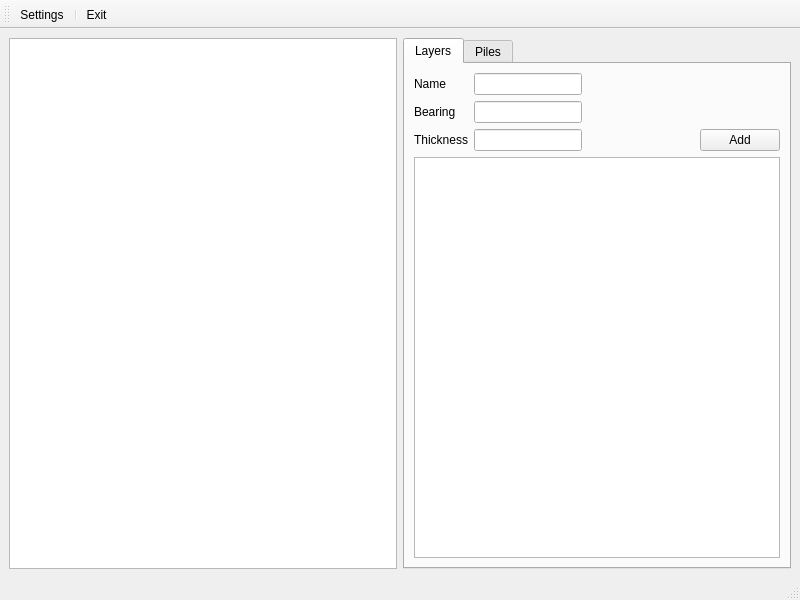
<?xml version="1.0" encoding="UTF-8"?>
<ui version="4.0">
 <class>MainWindow</class>
 <widget class="QMainWindow" name="MainWindow">
  <property name="geometry">
   <rect>
    <x>0</x>
    <y>0</y>
    <width>800</width>
    <height>600</height>
   </rect>
  </property>
  <property name="windowTitle">
   <string>AGeo</string>
  </property>
  <property name="windowIcon">
   <iconset resource="icons.qrc">
    <normaloff>:/ui/icons/Rock.png</normaloff>:/ui/icons/Rock.png</iconset>
  </property>
  <widget class="QWidget" name="centralwidget">
   <layout class="QHBoxLayout" name="horizontalLayout">
    <item>
     <widget class="QGraphicsView" name="pilesGraphicsView"/>
    </item>
    <item>
     <widget class="QTabWidget" name="tabWidget">
      <property name="currentIndex">
       <number>0</number>
      </property>
      <widget class="QWidget" name="layersTab">
       <attribute name="title">
        <string>Layers</string>
       </attribute>
       <layout class="QVBoxLayout" name="verticalLayout">
        <item>
         <layout class="QGridLayout" name="gridLayout">
          <item row="2" column="3">
           <widget class="QPushButton" name="addLayerButton">
            <property name="text">
             <string>Add</string>
            </property>
            <property name="icon">
             <iconset resource="icons.qrc">
              <normaloff>:/ui/icons/Plus.png</normaloff>:/ui/icons/Plus.png</iconset>
            </property>
           </widget>
          </item>
          <item row="0" column="1">
           <widget class="QLineEdit" name="layerName"/>
          </item>
          <item row="1" column="0">
           <widget class="QLabel" name="label_2">
            <property name="text">
             <string>Bearing</string>
            </property>
           </widget>
          </item>
          <item row="1" column="2" colspan="2">
           <spacer name="horizontalSpacer_2">
            <property name="orientation">
             <enum>Qt::Horizontal</enum>
            </property>
            <property name="sizeHint" stdset="0">
             <size>
              <width>40</width>
              <height>20</height>
             </size>
            </property>
           </spacer>
          </item>
          <item row="0" column="2" colspan="2">
           <spacer name="horizontalSpacer">
            <property name="orientation">
             <enum>Qt::Horizontal</enum>
            </property>
            <property name="sizeHint" stdset="0">
             <size>
              <width>40</width>
              <height>20</height>
             </size>
            </property>
           </spacer>
          </item>
          <item row="1" column="1">
           <widget class="QLineEdit" name="layerBearing"/>
          </item>
          <item row="2" column="1">
           <widget class="QLineEdit" name="layerThikcness"/>
          </item>
          <item row="2" column="0">
           <widget class="QLabel" name="label_3">
            <property name="text">
             <string>Thickness</string>
            </property>
           </widget>
          </item>
          <item row="0" column="0">
           <widget class="QLabel" name="label">
            <property name="text">
             <string>Name</string>
            </property>
           </widget>
          </item>
          <item row="2" column="2">
           <spacer name="horizontalSpacer_3">
            <property name="orientation">
             <enum>Qt::Horizontal</enum>
            </property>
            <property name="sizeHint" stdset="0">
             <size>
              <width>40</width>
              <height>20</height>
             </size>
            </property>
           </spacer>
          </item>
         </layout>
        </item>
        <item>
         <widget class="QListView" name="layersView"/>
        </item>
       </layout>
      </widget>
      <widget class="QWidget" name="pilesTab">
       <attribute name="title">
        <string>Piles</string>
       </attribute>
      </widget>
     </widget>
    </item>
   </layout>
  </widget>
  <widget class="QStatusBar" name="statusbar"/>
  <widget class="QToolBar" name="toolBar">
   <property name="windowTitle">
    <string>toolBar</string>
   </property>
   <property name="movable">
    <bool>true</bool>
   </property>
   <property name="toolButtonStyle">
    <enum>Qt::ToolButtonTextUnderIcon</enum>
   </property>
   <attribute name="toolBarArea">
    <enum>TopToolBarArea</enum>
   </attribute>
   <attribute name="toolBarBreak">
    <bool>false</bool>
   </attribute>
   <addaction name="actionSettings"/>
   <addaction name="separator"/>
   <addaction name="actionExit"/>
  </widget>
  <action name="actionAddLayer">
   <property name="icon">
    <iconset resource="icons.qrc">
     <normaloff>:/ui/icons/Plus.png</normaloff>:/ui/icons/Plus.png</iconset>
   </property>
   <property name="text">
    <string>Add Layer</string>
   </property>
   <property name="toolTip">
    <string>Add new layer of soil</string>
   </property>
  </action>
  <action name="actionRemove">
   <property name="icon">
    <iconset resource="icons.qrc">
     <normaloff>:/ui/icons/Minus.png</normaloff>:/ui/icons/Minus.png</iconset>
   </property>
   <property name="text">
    <string>Remove Layer</string>
   </property>
   <property name="toolTip">
    <string>Remove layer of soil</string>
   </property>
  </action>
  <action name="actionSettings">
   <property name="icon">
    <iconset resource="icons.qrc">
     <normaloff>:/ui/icons/Settings.png</normaloff>:/ui/icons/Settings.png</iconset>
   </property>
   <property name="text">
    <string>Settings</string>
   </property>
   <property name="toolTip">
    <string>Setting up UI</string>
   </property>
  </action>
  <action name="actionExit">
   <property name="icon">
    <iconset resource="icons.qrc">
     <normaloff>:/ui/icons/Cancel 2.png</normaloff>:/ui/icons/Cancel 2.png</iconset>
   </property>
   <property name="text">
    <string>Exit</string>
   </property>
   <property name="toolTip">
    <string>Exit program</string>
   </property>
  </action>
 </widget>
 <tabstops>
  <tabstop>pilesGraphicsView</tabstop>
  <tabstop>tabWidget</tabstop>
  <tabstop>layerName</tabstop>
  <tabstop>layerBearing</tabstop>
  <tabstop>layerThikcness</tabstop>
  <tabstop>addLayerButton</tabstop>
  <tabstop>layersView</tabstop>
 </tabstops>
 <resources>
  <include location="icons.qrc"/>
 </resources>
 <connections/>
</ui>
